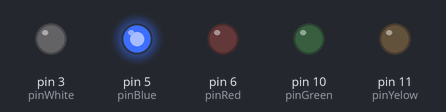
Recording of a sketch running on a simulated Arduino Uno, built with avr-gcc and run on an emulated ATmega328P. Parts: output pins drawn as LEDs (lit = HIGH).

Above: at 0.05 s.
At 0.75 s:
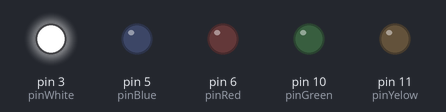
At 1.45 s:
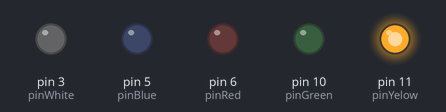
At 2.15 s:
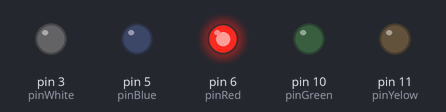
At 2.85 s:
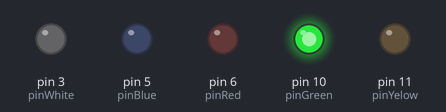
Timing chart, 0 to 3.1 s (numbered marks = the images above):
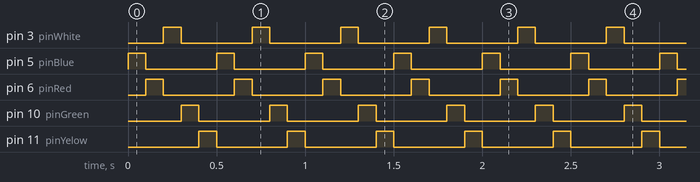

The sketch:

Blink_5_color.ino
```cpp
const int pinBlue = 5;
const int pinRed = 6;
const int pinWhite = 3;
const int pinGreen = 10;
const int pinYelow = 11;

const int myDelay = 100;

void setup() {
  pinMode(pinBlue, OUTPUT);
  pinMode(pinRed, OUTPUT);
  pinMode(pinWhite, OUTPUT);
  pinMode(pinGreen, OUTPUT);
  pinMode(pinYelow, OUTPUT);
}

void loop() {
  digitalWrite(pinBlue, HIGH);
  delay(myDelay);
  digitalWrite(pinBlue, LOW);

  digitalWrite(pinRed, HIGH);
  delay(myDelay);
  digitalWrite(pinRed, LOW);

  digitalWrite(pinWhite, HIGH);
  delay(myDelay);
  digitalWrite(pinWhite, LOW);

  digitalWrite(pinGreen, HIGH);
  delay(myDelay);
  digitalWrite(pinGreen, LOW);

  digitalWrite(pinYelow, HIGH);
  delay(myDelay);
  digitalWrite(pinYelow, LOW);
}
```

Measured:
- by itself, pin 3 (pinWhite), pin 5 (pinBlue), pin 6 (pinRed), pin 10 (pinGreen), pin 11 (pinYelow): alternates HIGH for 0.10 s and LOW for 0.40 s
